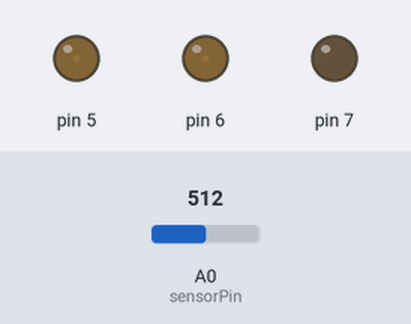
The sketch below on a simulated Arduino Uno, built with avr-gcc and run on an emulated ATmega328P. Shown: output pins drawn as LEDs (lit = HIGH). Inputs (shaded band) come from the test bench; at power-on: A0 (sensorPin) = 512.

Above: at 1.2 s.
1.3 s: A0 (sensorPin) set to 716
At 1.9 s:
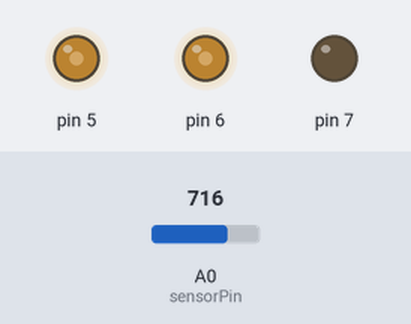
2.8 s: A0 (sensorPin) set to 748
At 3.1 s:
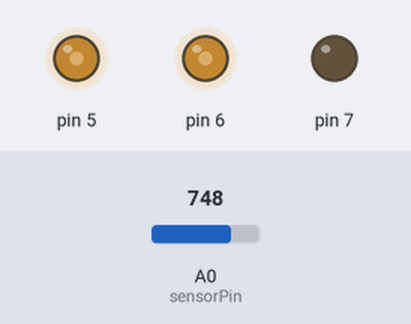
4.3 s: A0 (sensorPin) set to 763
At 5.4 s:
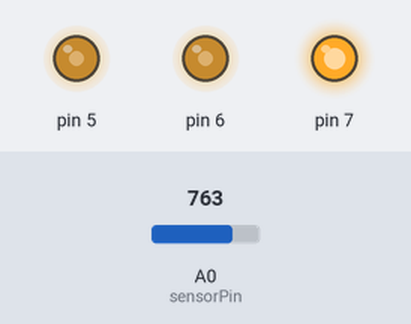
5.8 s: A0 (sensorPin) set to 900
At 6.5 s:
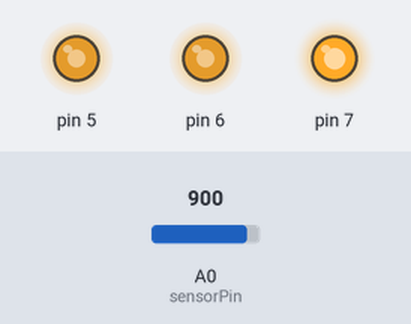
7.3 s: A0 (sensorPin) set to 306
At 7.7 s:
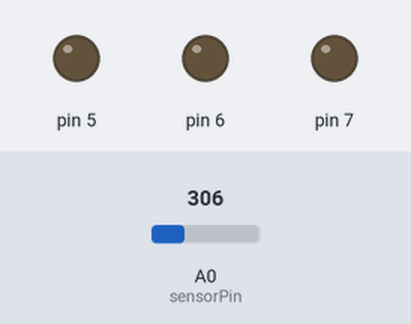
8.8 s: A0 (sensorPin) set to 484
10.3 s: A0 (sensorPin) set to 520
At 11.2 s:
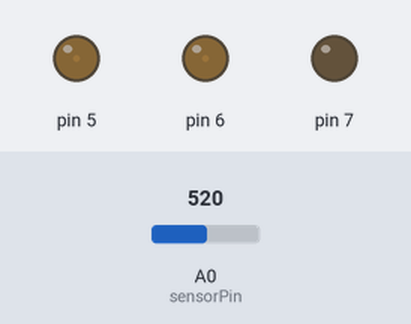
Timing chart, 0 to 12.8 s (numbered marks = the images above; inputs shaded):
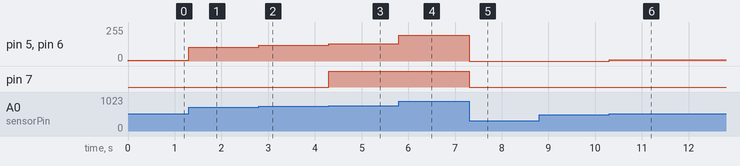

Measured:
- the behaviour switches between 762 and 763 on A0 (sensorPin) (found by bisection; images 2 and 3)
- after the input at 1.3 s, pin 5, pin 6: 5/255 → 105/255 at once
- after the input at 2.8 s, pin 5, pin 6: 105/255 → 120/255 at once
- after the input at 4.3 s, pin 5, pin 6: 120/255 → 128/255 at once; pin 7: LOW → HIGH at once
- after the input at 5.8 s, pin 5, pin 6: 128/255 → 195/255 at once
- after the input at 7.3 s, pin 5, pin 6: 195/255 → 0/255 at once; pin 7: HIGH → LOW at once
- after the input at 8.8 s, every drawn part: stays the same
- after the input at 10.3 s, pin 5, pin 6: 0/255 → 9/255 at once

The sketch:

sketch_jul04a.ino
```cpp
const int sensorPin = 0;
int lightLevel;

void setup(){
  pinMode(5,OUTPUT);
  pinMode(6,OUTPUT);
  pinMode(7,OUTPUT);
}
void loop(){
  lightLevel = analogRead(sensorPin);
  manualTune();
  analogWrite(5, lightLevel);
  analogWrite(6, lightLevel);
  analogWrite(7, lightLevel);
}
void manualTune(){
  lightLevel=map(lightLevel, 500, 1023, 0, 255);
  lightLevel=constrain(lightLevel, 0, 255);
}
```
